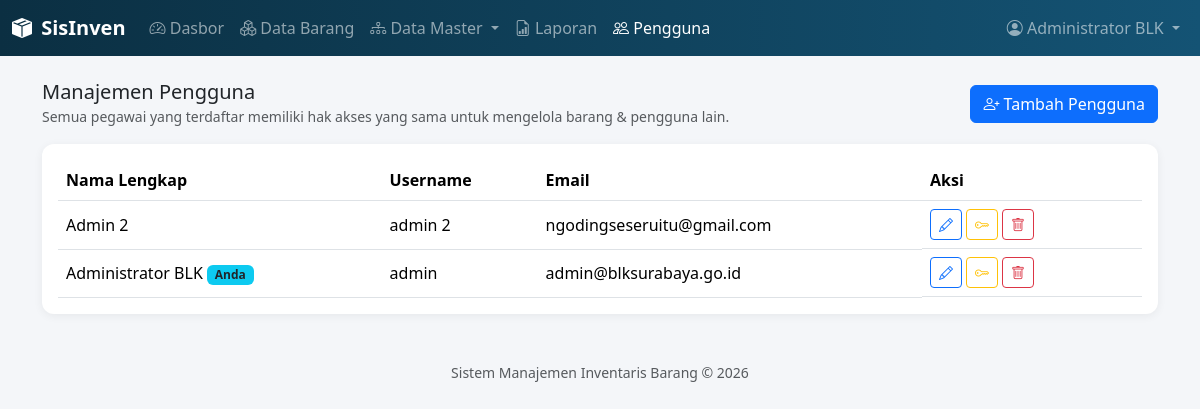
/user/index.php (signed in), run on the app's committed database.
### tables this page shows
CREATE TABLE `users` (
  `id` int(11) NOT NULL,
  `username` varchar(50) NOT NULL,
  `email` varchar(100) NOT NULL,
  `password` varchar(255) NOT NULL,
  `nama_lengkap` varchar(100) NOT NULL,
  `created_at` datetime DEFAULT current_timestamp()
);

### includes/functions.php (called while the page is built, shortened)
<?php
function amankan($teks) {
    return htmlspecialchars($teks ?? '', ENT_QUOTES, 'UTF-8');
}

### user/index.php (the view, shortened to what this page needs)
<?php
require_once __DIR__ . '/../includes/functions.php';
$pdo = getKoneksi();
$daftar = $pdo->query('SELECT * FROM users ORDER BY nama_lengkap')->fetchAll();
require_once __DIR__ . '/../includes/header.php';
?>
<div class="d-flex justify-content-between align-items-center mb-3">
  <div>
    <h5 class="mb-0">Manajemen Pengguna</h5>
    <small class="text-muted">Semua pegawai yang terdaftar memiliki hak akses yang sama untuk mengelola barang & pengguna lain.</small>
  </div>
  <button class="btn btn-primary" data-bs-toggle="modal" data-bs-target="#modalForm" onclick="bukaTambah()">
    <i class="bi bi-person-plus"></i> Tambah Pengguna
  </button>
</div>
<div class="card p-3">
  <table class="table table-hover align-middle mb-0">
    <thead><tr><th>Nama Lengkap</th><th>Username</th><th>Email</th><th style="width:220px">Aksi</th></tr></thead>
    <tbody>
    <?php foreach ($daftar as $row): ?>
      <tr>
        <td><?= amankan($row['nama_lengkap']) ?> <?= (int)$row['id'] === (int)$_SESSION['user_id'] ? '<span class="badge bg-info text-dark">Anda</span>' : '' ?></td>
        <td><?= amankan($row['username']) ?></td>
        <td><?= amankan($row['email']) ?></td>
        <td class="d-flex gap-1">
          <button class="btn btn-sm btn-outline-primary" onclick='bukaEdit(<?= json_encode($row) ?>)' title="Ubah Data"><i class="bi bi-pencil"></i></button>
          <button class="btn btn-sm btn-outline-warning" onclick='bukaReset(<?= json_encode($row) ?>)' title="Reset Password"><i class="bi bi-key"></i></button>
          <button class="btn btn-sm btn-outline-danger" onclick="hapus(<?= (int)$row['id'] ?>)" title="Hapus"><i class="bi bi-trash"></i></button>
        </td>
      </tr>
    <?php endforeach; ?>
    </tbody>
  </table>
</div>
<?php require_once __DIR__ . '/../includes/footer.php'; ?>

### assets/css/style.css (style rules this page uses)
:root { --sisinven-primary: #145374; --sisinven-primary-dark: #0b2f42; --sisinven-accent: #00A8CC; }
body { background-color: #f4f6f9; font-family: 'Segoe UI', system-ui, sans-serif; }
.card { border: none; border-radius: 0.75rem; box-shadow: 0 2px 10px rgba(0,0,0,0.06); }

### data on the page
users: nama_lengkap "Admin 2", username "admin 2", email "ngodingseseruitu@gmail.com"
users: nama_lengkap "Administrator BLK", shows "Anda", username "admin", email "admin@blksurabaya.go.id"

### other printed values
amankan($_SESSION['nama_lengkap'] ?? '') "Administrator BLK"
